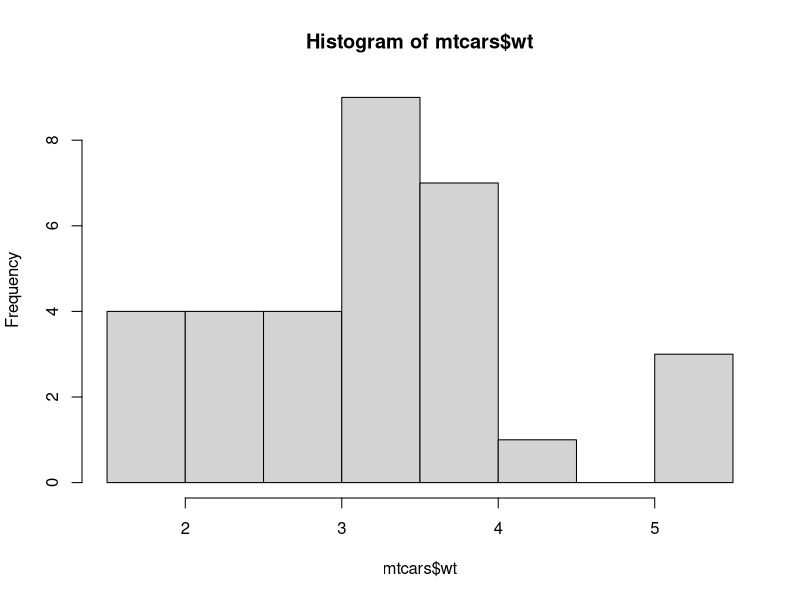
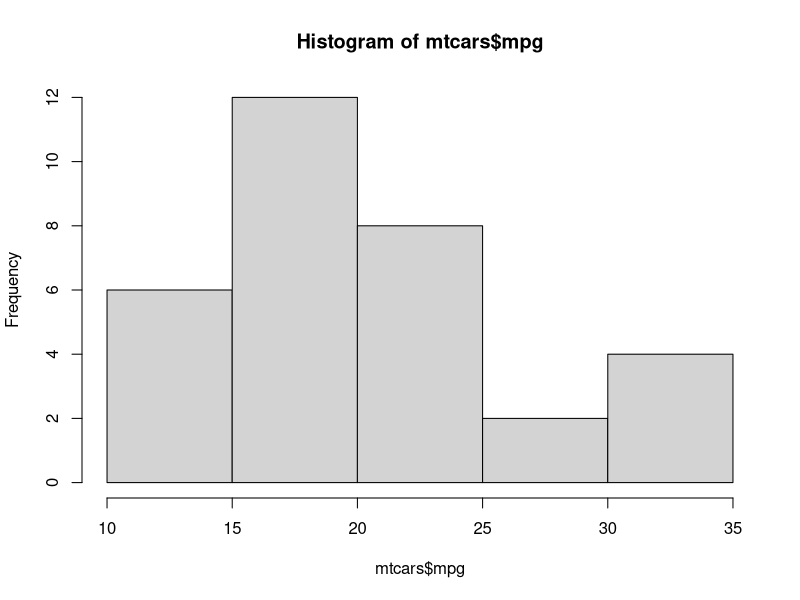
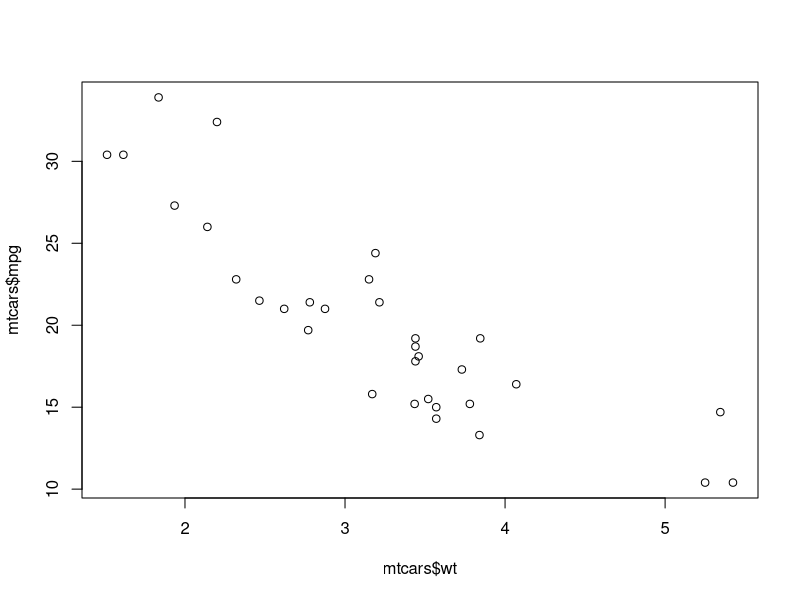
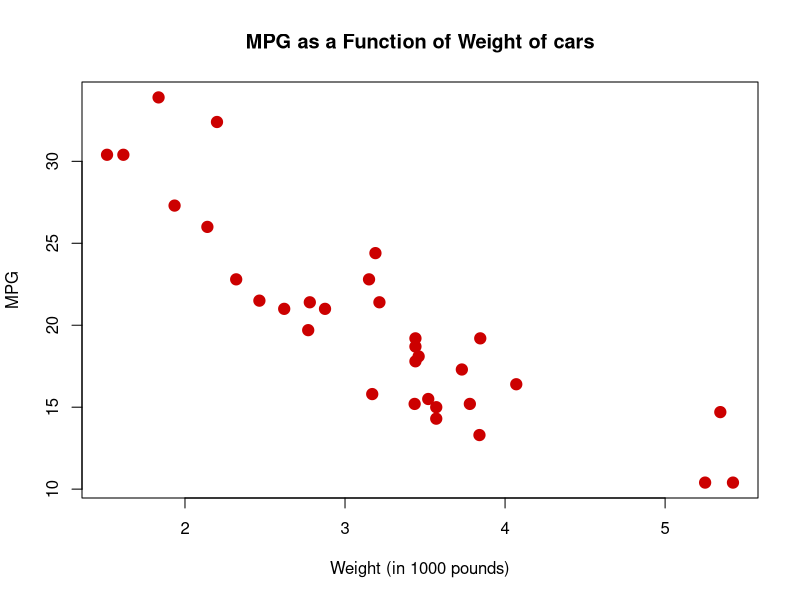

Source code (R) for these figures, in order:
# Name: Selvam Dasari Gnanaprakash
# Course : Introduction to R
# Topic : Scatterplot
# Date: 13.10.2023

############################################################################### 

# Load Datasets packages #####

library(datasets)  #Load/unload base packages manually

# Load Data ####

??mtcars

head(mtcars)

# PLOTS ######

# Good to first check univariate distributions

hist(mtcars$wt)

hist(mtcars$mpg)

# Basic X-Y plot for two quantitative variables

plot(mtcars$wt, mtcars$mpg)

# Add some more points

plot(mtcars$wt, mtcars$mpg,
     pch = 19,  # Solid circles
     cex = 1.5,  # Make 150% size
     col = "#cc0000",# Red colour
     main = "MPG as a Function of Weight of cars",
     xlab =  "Weight (in 1000 pounds)",
     ylab = "MPG"
     )

# clean up #####

#clear packages

detach("package:datasets",unload = "TRUE") #for base